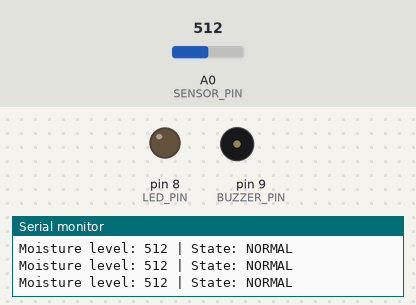
Bench run of a sketch on a simulated Arduino Uno, built with avr-gcc and run on an emulated ATmega328P. On the bench: output pins drawn as LEDs (lit = HIGH), buzzer (waves = sounding), the last lines printed to the serial monitor. Inputs (shaded band) come from the test bench; at power-on: A0 (SENSOR_PIN) = 512.

Above: at 1.8 s.
1.9 s: A0 (SENSOR_PIN) set to 642
3.4 s: A0 (SENSOR_PIN) set to 659
At 3.57 s:
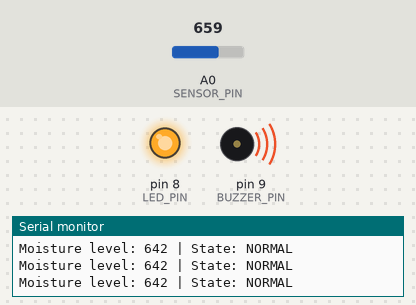
At 4.7 s:
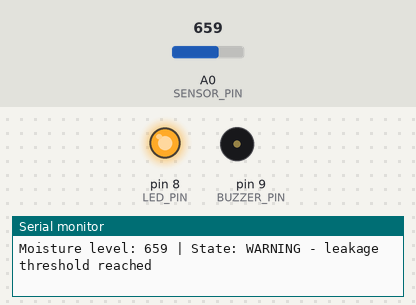
Timing chart, 0 to 6.4 s (numbered marks = the images above; inputs shaded):
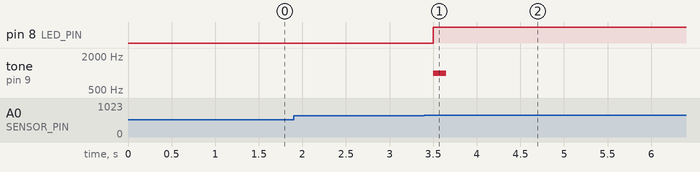

Measured:
- the behaviour switches between 649 and 650 on A0 (SENSOR_PIN) (found by bisection; images 0 and 1)
- after the input at 3.4 s, pin 8 (LED_PIN): LOW → HIGH after 0.10 s; tone on pin 9 (BUZZER_PIN): silent → 1000 Hz after 0.10 s, → silent 0.15 s later

The sketch:

leakage_notification_demo.ino
```cpp
// Embedded Leakage Notification Demo
// Simulates a moisture/leakage sensor using a potentiometer.
// If the simulated moisture level passes a threshold,
// the system enters WARNING state and triggers LED/buzzer notification.

const int SENSOR_PIN = A0;
const int LED_PIN = 8;
const int BUZZER_PIN = 9;

const int LEAKAGE_THRESHOLD = 650;
const int RESET_THRESHOLD = 550;

const unsigned long SAMPLE_INTERVAL_MS = 500;
const unsigned long BUZZER_DURATION_MS = 150;

enum SystemState {
  NORMAL,
  WARNING
};

SystemState currentState = NORMAL;

unsigned long lastSampleTime = 0;
bool alertAlreadyTriggered = false;

void setup() {
  pinMode(LED_PIN, OUTPUT);
  pinMode(BUZZER_PIN, OUTPUT);

  Serial.begin(9600);
  Serial.println("Embedded Leakage Notification Demo started");
}

void loop() {
  unsigned long currentTime = millis();

  if (currentTime - lastSampleTime >= SAMPLE_INTERVAL_MS) {
    lastSampleTime = currentTime;

    int moistureLevel = readMoistureLevel();
    updateLeakageState(moistureLevel);
    printStatus(moistureLevel);
  }
}

int readMoistureLevel() {
  return analogRead(SENSOR_PIN);
}

void updateLeakageState(int moistureLevel) {
  if (currentState == NORMAL && moistureLevel >= LEAKAGE_THRESHOLD) {
    currentState = WARNING;
    triggerAlert();
  }

  if (currentState == WARNING && moistureLevel <= RESET_THRESHOLD) {
    currentState = NORMAL;
    clearAlert();
  }
}

void triggerAlert() {
  digitalWrite(LED_PIN, HIGH);

  if (!alertAlreadyTriggered) {
    tone(BUZZER_PIN, 1000);
    delay(BUZZER_DURATION_MS);
    noTone(BUZZER_PIN);

    alertAlreadyTriggered = true;
  }
}

void clearAlert() {
  digitalWrite(LED_PIN, LOW);
  alertAlreadyTriggered = false;
}

void printStatus(int moistureLevel) {
  Serial.print("Moisture level: ");
  Serial.print(moistureLevel);
  Serial.print(" | State: ");

  if (currentState == NORMAL) {
    Serial.println("NORMAL");
  } else {
    Serial.println("WARNING - leakage threshold reached");
  }
}
```
